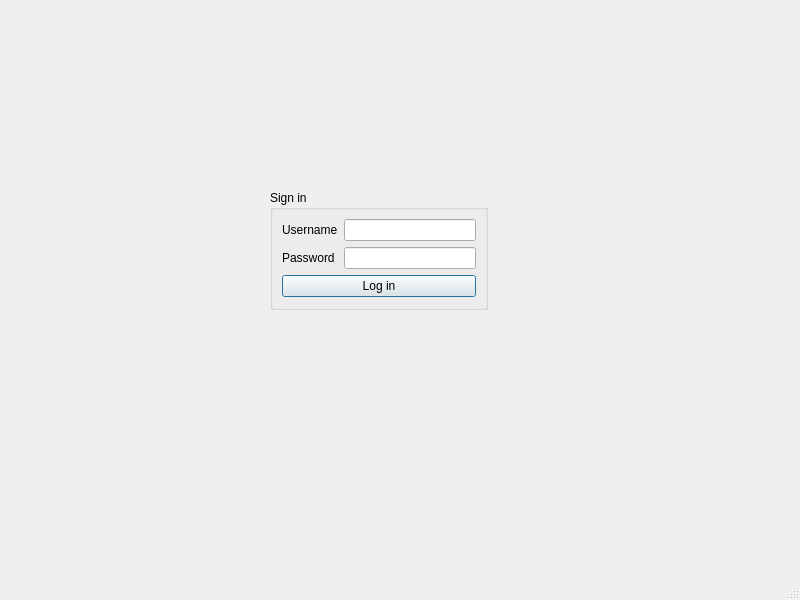
<?xml version="1.0" encoding="UTF-8"?>
<ui version="4.0">
 <class>login</class>
 <widget class="QMainWindow" name="login">
  <property name="geometry">
   <rect>
    <x>0</x>
    <y>0</y>
    <width>800</width>
    <height>600</height>
   </rect>
  </property>
  <property name="windowTitle">
   <string>login</string>
  </property>
  <widget class="QWidget" name="centralwidget">
   <widget class="QGroupBox" name="groupBox">
    <property name="geometry">
     <rect>
      <x>270</x>
      <y>190</y>
      <width>218</width>
      <height>120</height>
     </rect>
    </property>
    <property name="title">
     <string>Sign in</string>
    </property>
    <layout class="QVBoxLayout" name="verticalLayout_3">
     <item>
      <layout class="QHBoxLayout" name="horizontalLayout">
       <item>
        <layout class="QVBoxLayout" name="verticalLayout_2">
         <item>
          <widget class="QLabel" name="label_username">
           <property name="text">
            <string>Username</string>
           </property>
           <property name="buddy">
            <cstring>lineEdit_username</cstring>
           </property>
          </widget>
         </item>
         <item>
          <widget class="QLabel" name="label_password">
           <property name="text">
            <string>Password</string>
           </property>
           <property name="buddy">
            <cstring>lineEdit_password</cstring>
           </property>
          </widget>
         </item>
        </layout>
       </item>
       <item>
        <layout class="QVBoxLayout" name="verticalLayout">
         <item>
          <widget class="QLineEdit" name="lineEdit_username">
           <property name="dragEnabled">
            <bool>false</bool>
           </property>
          </widget>
         </item>
         <item>
          <widget class="QLineEdit" name="lineEdit_password">
           <property name="inputMethodHints">
            <set>Qt::ImhHiddenText|Qt::ImhNoAutoUppercase|Qt::ImhNoPredictiveText|Qt::ImhSensitiveData</set>
           </property>
           <property name="echoMode">
            <enum>QLineEdit::Password</enum>
           </property>
          </widget>
         </item>
        </layout>
       </item>
      </layout>
     </item>
     <item>
      <widget class="QPushButton" name="pushButton_login">
       <property name="text">
        <string>Log in</string>
       </property>
       <property name="autoDefault">
        <bool>true</bool>
       </property>
       <property name="default">
        <bool>true</bool>
       </property>
      </widget>
     </item>
    </layout>
   </widget>
  </widget>
  <widget class="QMenuBar" name="menubar">
   <property name="geometry">
    <rect>
     <x>0</x>
     <y>0</y>
     <width>800</width>
     <height>21</height>
    </rect>
   </property>
  </widget>
  <widget class="QStatusBar" name="statusbar"/>
 </widget>
 <resources/>
 <connections/>
</ui>
